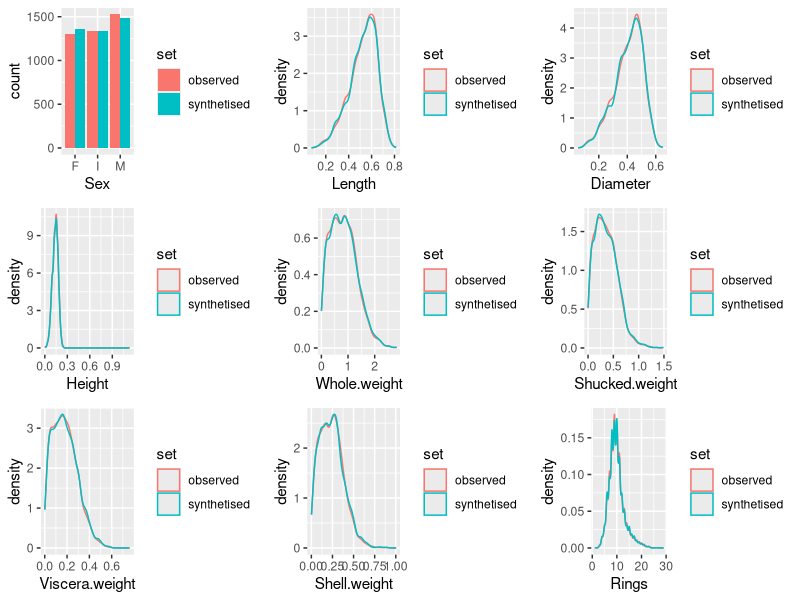
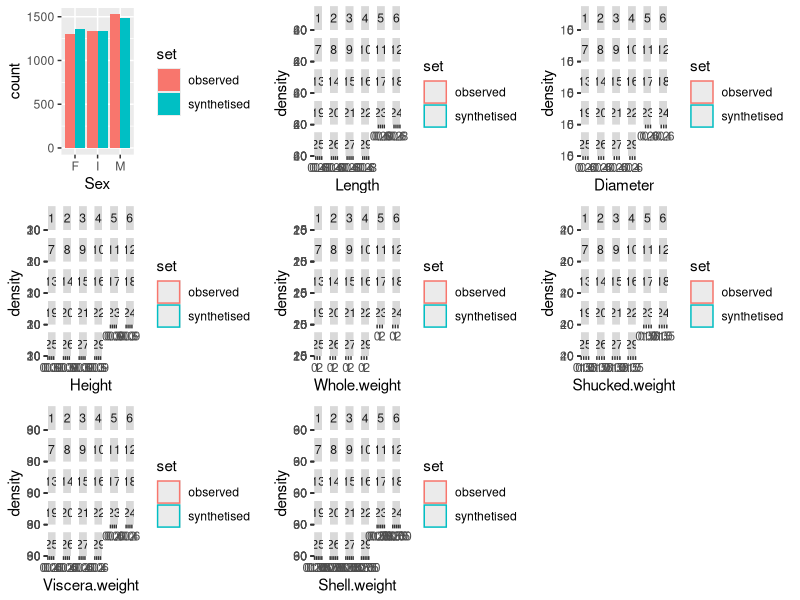

These charts were generated, in order, by the following R code:
# Classification Tree with rpart
library(ggplot2)
library(ggpubr)

df <- read.csv("abalone.data", 
                 header = TRUE,
                 sep = ",")

sds <- read.csv("abalone_syn.data", 
                header = TRUE,
                sep = ",")

df$set = rep("observed", nrow(df))
sds$set = rep("synthetised", nrow(sds))
all = rbind(df, sds)

p1 <- ggplot(all, aes(x=Sex, fill=set)) +
  geom_histogram(binwidth=.5, position="dodge", stat="count")
p2 <- ggplot(all, aes(x=Length, colour=set)) +
  geom_density()
p3 <- ggplot(all, aes(x=Diameter, colour=set)) +
  geom_density()
p4 <- ggplot(all, aes(x=Height, colour=set)) +
  geom_density()
p5 <- ggplot(all, aes(x=Whole.weight, colour=set)) +
  geom_density()
p6 <- ggplot(all, aes(x=Shucked.weight, colour=set)) +
  geom_density()
p7 <- ggplot(all, aes(x=Viscera.weight, colour=set)) +
  geom_density()
p8 <- ggplot(all, aes(x=Shell.weight, colour=set)) +
  geom_density()
p9 <- ggplot(all, aes(x=Rings, colour=set)) +
  geom_density()
ggarrange(p1, p2, p3, p4, p5, p6, p7, p8, p9)

readline("Press <return to continue")

p1 <- ggplot(all, aes(x=Sex, fill=set)) +
  geom_histogram(binwidth=.5, position="dodge", stat="count")
p2 <- ggplot(all, aes(x=Length, colour=set)) +
  geom_density() + 
  facet_wrap(~Rings)
p3 <- ggplot(all, aes(x=Diameter, colour=set)) +
  geom_density() + 
  facet_wrap(~Rings)
p4 <- ggplot(all, aes(x=Height, colour=set)) +
  geom_density() + 
  facet_wrap(~Rings)
p5 <- ggplot(all, aes(x=Whole.weight, colour=set)) +
  geom_density() + 
  facet_wrap(~Rings)
p6 <- ggplot(all, aes(x=Shucked.weight, colour=set)) +
  geom_density() + 
  facet_wrap(~Rings)
p7 <- ggplot(all, aes(x=Viscera.weight, colour=set)) +
  geom_density() + 
  facet_wrap(~Rings)
p8 <- ggplot(all, aes(x=Shell.weight, colour=set)) +
  geom_density() + 
  facet_wrap(~Rings)
ggarrange(p1, p2, p3, p4, p5, p6, p7, p8)




